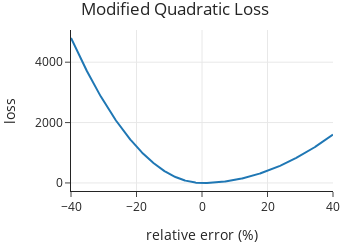

The cell this chart's notebook holds for it:
### Code cell
xs = np.linspace(-40, 40, 500)
loss = anes_loss(xs)

fig = px.line(x=xs, y=loss, title='Modified Quadratic Loss',
              width=350, height=250)

margin(fig, t=30)
xlabel(fig, 'relative error (%)')
ylabel(fig, 'loss')

### Figure 1 — Plotly figure (JSON) as saved in the notebook; plotly's stock layout.template omitted (floating-point values rounded to 4 significant figures; data arrays with more than 128 entries replaced by an {"elided": "..."} marker saying what was removed)
{"data": [{"hovertemplate": "x=%{x}<br>y=%{y}<extra></extra>", "legendgroup": "", "line": {"color": "#1F77B4", "dash": "solid"}, "marker": {"symbol": "circle"}, "mode": "lines", "name": "", "orientation": "v", "showlegend": false, "type": "scatter", "x": {"elided": "500 float values"}, "xaxis": "x", "y": {"elided": "500 float values"}, "yaxis": "y"}], "layout": {"height": 250, "legend": {"tracegroupgap": 0}, "margin": {"t": 30}, "title": {"text": "Modified Quadratic Loss"}, "width": 350, "xaxis": {"anchor": "y", "autorange": true, "domain": [0, 1], "range": [-40, 40], "title": {"text": "relative error (%)"}, "type": "linear"}, "yaxis": {"anchor": "x", "autorange": true, "domain": [0, 1], "range": [-266.7, 5067.0], "title": {"text": "loss"}, "type": "linear"}}}
